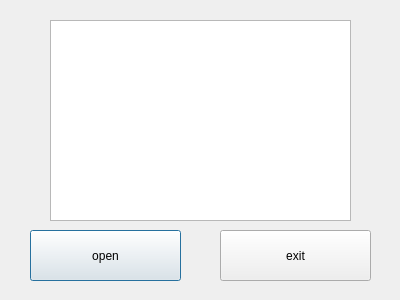
<?xml version="1.0" encoding="UTF-8"?>
<ui version="4.0">
 <class>Dialog</class>
 <widget class="QDialog" name="Dialog">
  <property name="geometry">
   <rect>
    <x>0</x>
    <y>0</y>
    <width>400</width>
    <height>300</height>
   </rect>
  </property>
  <property name="windowTitle">
   <string>Dialog</string>
  </property>
  <widget class="QPushButton" name="pushButton">
   <property name="geometry">
    <rect>
     <x>30</x>
     <y>230</y>
     <width>151</width>
     <height>51</height>
    </rect>
   </property>
   <property name="text">
    <string>open</string>
   </property>
   <property name="iconSize">
    <size>
     <width>100</width>
     <height>100</height>
    </size>
   </property>
  </widget>
  <widget class="QPushButton" name="pushButton_2">
   <property name="geometry">
    <rect>
     <x>220</x>
     <y>230</y>
     <width>151</width>
     <height>51</height>
    </rect>
   </property>
   <property name="text">
    <string>exit</string>
   </property>
  </widget>
  <widget class="QGraphicsView" name="graphicsView">
   <property name="geometry">
    <rect>
     <x>50</x>
     <y>20</y>
     <width>301</width>
     <height>201</height>
    </rect>
   </property>
  </widget>
 </widget>
 <resources/>
 <connections/>
</ui>
